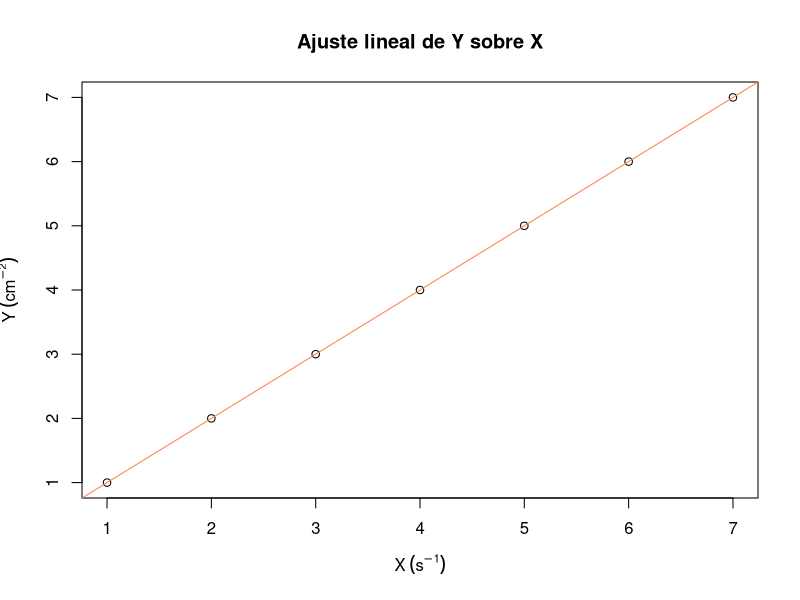

Write R code to recreate this figure.
## ---- chunk 1
knitr::opts_chunk$set(echo = FALSE)
## ---- chunk 2
# Datos recogidos
X <- c(1,2,3,4,5,6,7)
Y <- c(1,2,3,4,5,6,7) 

# Tabla
data <- data.frame(X,Y)
colnames(data) <- c("Medida","m / g")
  
knitr::kable(
  data,
  caption="SO TO SPEAK",
  booktabs = TRUE,
  escape = FALSE,
  row.names = FALSE,
  align="c"
)
## ---- chunk 3
# Datos recogidos
X <- c(1,2,3,4,5,6,7)
Y <- c(1,2,3,4,5,6,7) 

# Ajuste lineal
modelo_lineal <- lm(Y ~ X)
resumen <- summary(modelo_lineal)
pendiente <- modelo_lineal$coefficients[[2]]
inc_pendiente <- resumen$coefficients[2,2]
ordenada <- modelo_lineal$coefficients[[1]]
inc_ordenada <- resumen$coefficients[1,2]

# Graficamos los datos y la línea de ajuste

titulo <- "Ajuste lineal de Y sobre X"
plot(X,Y, main = titulo, ylab =expression(Y ~ (cm^{-2})), xlab =expression(X ~ (s^{-1})))
abline(modelo_lineal, col = "coral")
